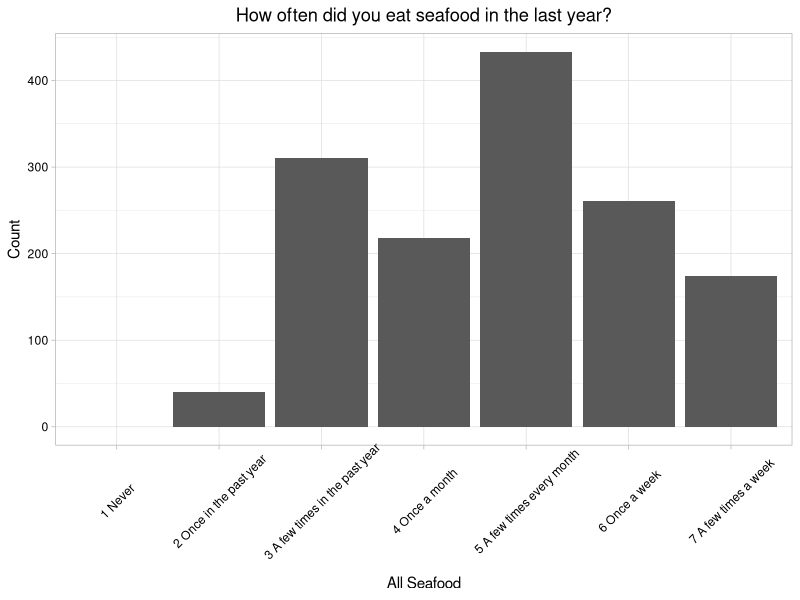
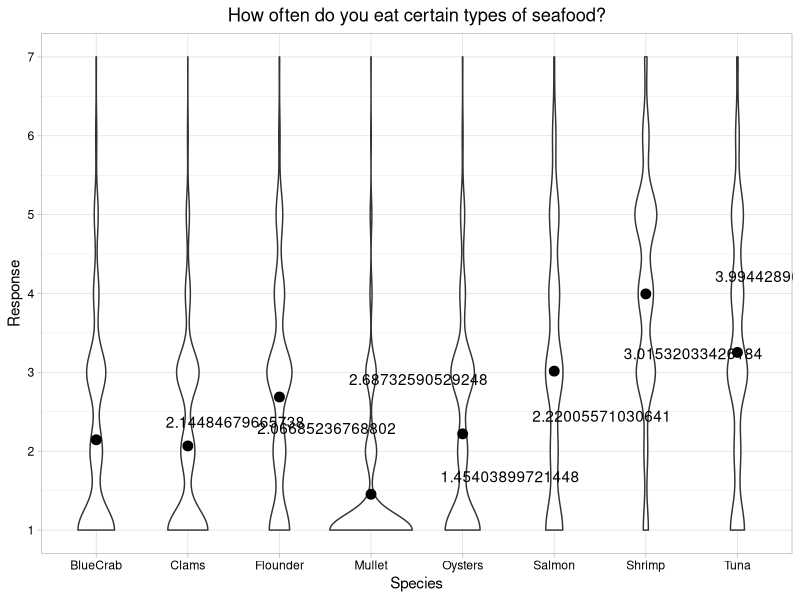
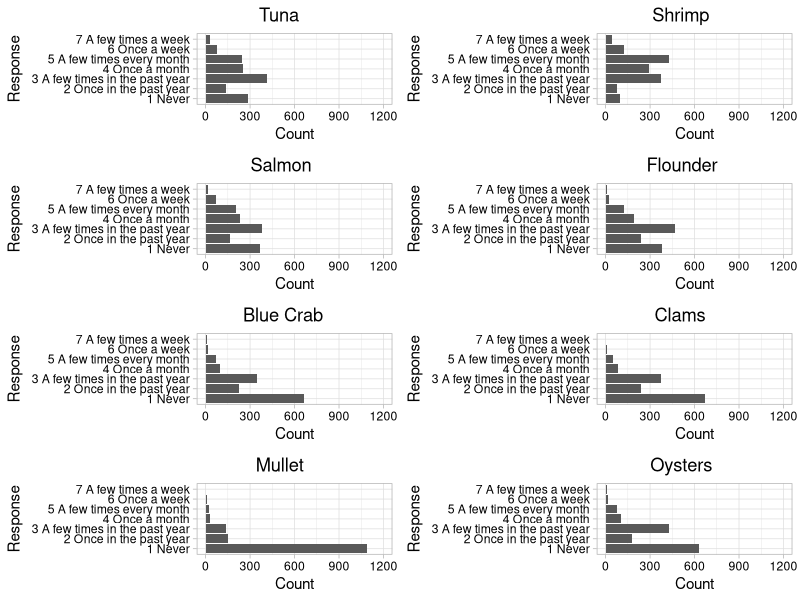
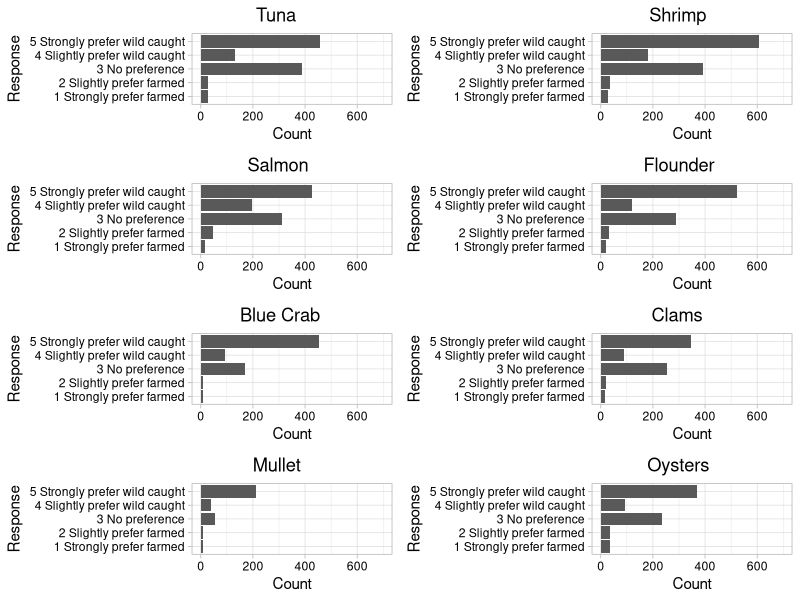
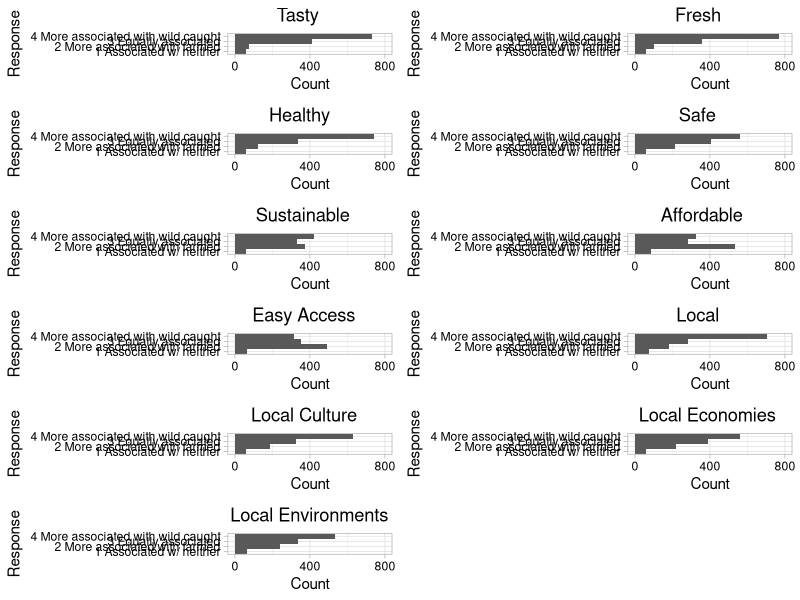
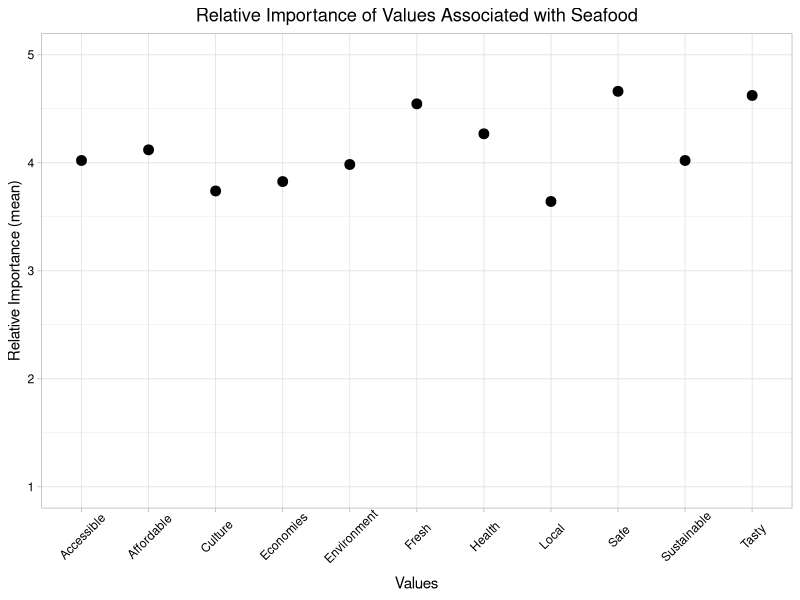

Source code (R) for these figures, in order:
## ---- chunk 1
# Set global options for R chunks
knitr::opts_chunk$set(echo = FALSE, warning = FALSE, message = FALSE)

# Set your working directory

# Load your packages
library(tidyverse)
library(ggplot2)
library(reshape2)
library(cowplot)

# Set your ggplot theme
mytheme <- theme_light() +
  theme(axis.text = element_text(color = "black"), 
        legend.position = "top",
        plot.title = element_text(hjust=0.4))
theme_set(mytheme)

# Load your datasets
survey.dat <- read.csv("./Data/Raw/AquacultureSurveyData.csv")

## ---- chunk 2
freq.gen <- as.data.frame(table(survey.dat$Frequency_General))
freq.gen <- freq.gen %>% 
  rename(Response = Var1) %>% 
  mutate(Response = as.numeric(Response) + 1)
freq.gen[7,] <- c(1,0)

freq.response.meaning <- c("2 Once in the past year", 
                           "3 A few times in the past year",
                           "4 Once a month",
                           "5 A few times every month",
                           "6 Once a week",
                           "7 A few times a week",
                           "1 Never")
freq.gen$Response <- freq.response.meaning

ggplot(data = freq.gen, aes(x = Response, y = Freq)) +
  geom_bar(stat = "identity") +
  labs(x = "All Seafood", y = "Count", title = "How often did you eat seafood in the last year?") +
  theme(axis.text.x = element_text(angle = 45, vjust = 0.6), 
        plot.title = element_text(hjust=0.5))

## ---- chunk 3
# Selecting the relevant columns from the raw data frame
freq.sp <- select(survey.dat, Frequency_Tuna:Frequency_Oysters)

# Wrangling data for violin plot using pivot_longer
freq.sp.pivot <- freq.sp %>% 
  rename(Tuna = Frequency_Tuna,
         Shrimp = Frequency_Shrimp,
         Salmon = Frequency_Salmon,
         Flounder = Frequency_Flounder,
         BlueCrab = Frequency_BlueCrab,
         Clams = Frequency_Clams,
         Mullet = Frequency_Mullet,
         Oysters = Frequency_Oysters) %>% 
  pivot_longer(Tuna:Oysters, names_to = "Species", values_to = "Response") %>% 
  # Eliminating 0s
  mutate(Response = Response + 1)

freq.sp.mean <- freq.sp %>% 
  mutate(Frequency_Tuna = Frequency_Tuna + 1,
         Frequency_Shrimp = Frequency_Shrimp + 1,
         Frequency_Salmon = Frequency_Salmon + 1,
         Frequency_Flounder = Frequency_Flounder + 1,
         Frequency_BlueCrab = Frequency_BlueCrab + 1,
         Frequency_Clams = Frequency_Clams + 1,
         Frequency_Mullet = Frequency_Mullet + 1,
         Frequency_Oysters = Frequency_Oysters + 1) %>% 
  summarize(Tuna = mean(Frequency_Tuna),
            Shrimp = mean(Frequency_Shrimp),
            Salmon = mean(Frequency_Salmon),
            Flounder = mean(Frequency_Flounder),
            BlueCrab = mean(Frequency_BlueCrab),
            Clams = mean(Frequency_Clams),
            Mullet = mean(Frequency_Mullet),
            Oysters = mean(Frequency_Oysters)) %>% 
  pivot_longer(Tuna:Oysters, names_to = "Species", values_to = "Mean")

freq.pivot.violin <- ggplot() +
  geom_violin(data = freq.sp.pivot, aes(x = Species, y = Response)) +
  geom_point(data = freq.sp.mean, aes(x = Species, y = Mean), size = 3) +
  geom_text(data = freq.sp.mean, aes(x = Species, y = Mean, label = Mean), 
            hjust = -0.5, vjust = -1) +
  labs(title = "How often do you eat certain types of seafood?") + 
  scale_y_continuous(limits = c(1,7), breaks = c(1:7)) +
  theme(plot.title = element_text(hjust=0.5))
freq.pivot.violin

## ---- chunk 4
# Frequency of each response per seafood type
freq.sp.Tuna <- as.data.frame(table(freq.sp$Frequency_Tuna))
freq.sp.Shrimp <- as.data.frame(table(freq.sp$Frequency_Shrimp))
freq.sp.Salmon <- as.data.frame(table(freq.sp$Frequency_Salmon))
freq.sp.Flounder <- as.data.frame(table(freq.sp$Frequency_Flounder))
freq.sp.BlueCrab <- as.data.frame(table(freq.sp$Frequency_BlueCrab))
freq.sp.Clams <- as.data.frame(table(freq.sp$Frequency_Clams))
freq.sp.Mullet <- as.data.frame(table(freq.sp$Frequency_Mullet))
freq.sp.Oysters <- as.data.frame(table(freq.sp$Frequency_Oysters))

# Renaming Response column
freq.response.meaning <- c("1 Never", 
                           "2 Once in the past year", 
                           "3 A few times in the past year",
                           "4 Once a month",
                           "5 A few times every month",
                           "6 Once a week",
                           "7 A few times a week")

freq.sp.Tuna$Var1 <- freq.response.meaning
freq.sp.Shrimp$Var1 <- freq.response.meaning
freq.sp.Salmon$Var1 <- freq.response.meaning
freq.sp.Flounder$Var1 <- freq.response.meaning
freq.sp.BlueCrab$Var1 <- freq.response.meaning
freq.sp.Clams$Var1 <- freq.response.meaning
freq.sp.Mullet$Var1 <- freq.response.meaning
freq.sp.Oysters$Var1 <- freq.response.meaning

# Creating bar plots for each seafood type with consistent axes
freq.Tuna.bar <- ggplot(freq.sp.Tuna, aes(y = Var1, x = Freq)) +
  geom_bar(stat = "identity") +
  labs(y = "Response", x = "Count", title = "Tuna") + 
  scale_x_continuous(limits = c(0, 1200), breaks = c(0, 300, 600, 900, 1200))

freq.Shrimp.bar <- ggplot(freq.sp.Shrimp, aes(y = Var1, x = Freq)) +
  geom_bar(stat = "identity") +
  labs(y = "Response", x = "Count", title = "Shrimp") + 
  scale_x_continuous(limits = c(0, 1200), breaks = c(0, 300, 600, 900, 1200))

freq.Salmon.bar <- ggplot(freq.sp.Salmon, aes(y = Var1, x = Freq)) +
  geom_bar(stat = "identity") +
  labs(y = "Response", x = "Count", title = "Salmon") + 
  scale_x_continuous(limits = c(0, 1200), breaks = c(0, 300, 600, 900, 1200))

freq.Flounder.bar <- ggplot(freq.sp.Flounder, aes(y = Var1, x = Freq)) +
  geom_bar(stat = "identity") +
  labs(y = "Response", x = "Count", title = "Flounder") + 
  scale_x_continuous(limits = c(0, 1200), breaks = c(0, 300, 600, 900, 1200))

freq.BlueCrab.bar <- ggplot(freq.sp.BlueCrab, aes(y = Var1, x = Freq)) +
  geom_bar(stat = "identity") +
  labs(y = "Response", x = "Count", title = "Blue Crab") + 
  scale_x_continuous(limits = c(0, 1200), breaks = c(0, 300, 600, 900, 1200))

freq.Clams.bar <- ggplot(freq.sp.Clams, aes(y = Var1, x = Freq)) +
  geom_bar(stat = "identity") +
  labs(y = "Response", x = "Count", title = "Clams") + 
  scale_x_continuous(limits = c(0, 1200), breaks = c(0, 300, 600, 900, 1200))

freq.Mullet.bar <- ggplot(freq.sp.Mullet, aes(y = Var1, x = Freq)) +
  geom_bar(stat = "identity") +
  labs(y = "Response", x = "Count", title = "Mullet") + 
  scale_x_continuous(limits = c(0, 1200), breaks = c(0, 300, 600, 900, 1200))

freq.Oysters.bar <- ggplot(freq.sp.Oysters, aes(y = Var1, x = Freq)) +
  geom_bar(stat = "identity") +
  labs(y = "Response", x = "Count", title = "Oysters") + 
  scale_x_continuous(limits = c(0, 1200), breaks = c(0, 300, 600, 900, 1200))

# 4x2 plot presentation
plot_grid(freq.Tuna.bar, freq.Shrimp.bar, freq.Salmon.bar, freq.Flounder.bar, freq.BlueCrab.bar, freq.Clams.bar, freq.Mullet.bar, freq.Oysters.bar, ncol = 2)

## ---- chunk 5
# Selecting the relevant columns from the raw data frame
pref.sp <- select(survey.dat, Preference_Tuna:Preference_Oysters)

# Frequency of each response per seafood type
pref.sp.Tuna <- as.data.frame(table(pref.sp$Preference_Tuna))
pref.sp.Shrimp <- as.data.frame(table(pref.sp$Preference_Shrimp))
pref.sp.Salmon <- as.data.frame(table(pref.sp$Preference_Salmon))
pref.sp.Flounder <- as.data.frame(table(pref.sp$Preference_Flounder))
pref.sp.BlueCrab <- as.data.frame(table(pref.sp$Preference_BlueCrab))
pref.sp.Clams <- as.data.frame(table(pref.sp$Preference_Clams))
pref.sp.Mullet <- as.data.frame(table(pref.sp$Preference_Mullet))
pref.sp.Oysters <- as.data.frame(table(pref.sp$Preference_Oysters))

# Renaming Response column and removing option 6 "I don't know"
pref.response.meaning <- c("5 Strongly prefer wild caught", 
                           "4 Slightly prefer wild caught", 
                           "3 No preference",
                           "2 Slightly prefer farmed",
                           "1 Strongly prefer farmed")

pref.sp.Tuna <- pref.sp.Tuna[-c(6),]
pref.sp.Tuna$Var1 <- pref.response.meaning
pref.sp.Shrimp <- pref.sp.Shrimp[-c(6),]
pref.sp.Shrimp$Var1 <- pref.response.meaning
pref.sp.Salmon <- pref.sp.Salmon[-c(6),]
pref.sp.Salmon$Var1 <- pref.response.meaning
pref.sp.Flounder <- pref.sp.Flounder[-c(6),]
pref.sp.Flounder$Var1 <- pref.response.meaning
pref.sp.BlueCrab <- pref.sp.BlueCrab[-c(6),]
pref.sp.BlueCrab$Var1 <- pref.response.meaning
pref.sp.Clams <- pref.sp.Clams[-c(6),]
pref.sp.Clams$Var1 <- pref.response.meaning
pref.sp.Mullet <- pref.sp.Mullet[-c(6),]
pref.sp.Mullet$Var1 <- pref.response.meaning
pref.sp.Oysters <- pref.sp.Oysters[-c(6),]
pref.sp.Oysters$Var1 <- pref.response.meaning

# Creating bar plots for each seafood type with consistent axes
pref.Tuna.bar <- ggplot(pref.sp.Tuna, aes(y = Var1, x = Freq)) +
  geom_bar(stat = "identity") +
  labs(y = "Response", x = "Count", title = "Tuna") + 
  scale_x_continuous(limits = c(0, 700), breaks = c(0, 200, 400, 600))

pref.Shrimp.bar <- ggplot(pref.sp.Shrimp, aes(y = Var1, x = Freq)) +
  geom_bar(stat = "identity") +
  labs(y = "Response", x = "Count", title = "Shrimp") + 
  scale_x_continuous(limits = c(0, 700), breaks = c(0, 200, 400, 600))

pref.Salmon.bar <- ggplot(pref.sp.Salmon, aes(y = Var1, x = Freq)) +
  geom_bar(stat = "identity") +
  labs(y = "Response", x = "Count", title = "Salmon") + 
  scale_x_continuous(limits = c(0, 700), breaks = c(0, 200, 400, 600))

pref.Flounder.bar <- ggplot(pref.sp.Flounder, aes(y = Var1, x = Freq)) +
  geom_bar(stat = "identity") +
  labs(y = "Response", x = "Count", title = "Flounder") + 
  scale_x_continuous(limits = c(0, 700), breaks = c(0, 200, 400, 600))

pref.BlueCrab.bar <- ggplot(pref.sp.BlueCrab, aes(y = Var1, x = Freq)) +
  geom_bar(stat = "identity") +
  labs(y = "Response", x = "Count", title = "Blue Crab") + 
  scale_x_continuous(limits = c(0, 700), breaks = c(0, 200, 400, 600))

pref.Clams.bar <- ggplot(pref.sp.Clams, aes(y = Var1, x = Freq)) +
  geom_bar(stat = "identity") +
  labs(y = "Response", x = "Count", title = "Clams") + 
  scale_x_continuous(limits = c(0, 700), breaks = c(0, 200, 400, 600))

pref.Mullet.bar <- ggplot(pref.sp.Mullet, aes(y = Var1, x = Freq)) +
  geom_bar(stat = "identity") +
  labs(y = "Response", x = "Count", title = "Mullet") + 
  scale_x_continuous(limits = c(0, 700), breaks = c(0, 200, 400, 600))

pref.Oysters.bar <- ggplot(pref.sp.Oysters, aes(y = Var1, x = Freq)) +
  geom_bar(stat = "identity") +
  labs(y = "Response", x = "Count", title = "Oysters") + 
  scale_x_continuous(limits = c(0, 700), breaks = c(0, 200, 400, 600))

# 4x2 plot presentation
plot_grid(pref.Tuna.bar, pref.Shrimp.bar, pref.Salmon.bar, pref.Flounder.bar, pref.BlueCrab.bar, pref.Clams.bar, pref.Mullet.bar, pref.Oysters.bar, ncol = 2)
## ---- chunk 6
# Selecting the relevant columns from the raw data frame
qual.sp <- select(survey.dat, Qualities_Healthy:Qualities_Fresh)

# Frequency of each response per quality
qual.sp.Healthy <- as.data.frame(table(qual.sp$Qualities_Healthy))
qual.sp.Local <- as.data.frame(table(qual.sp$Qualities_Local))
qual.sp.Safe <- as.data.frame(table(qual.sp$Qualities_Safe))
qual.sp.Local_Economies <- as.data.frame(table(qual.sp$Qualities_Local_Economies))
qual.sp.Tasty <- as.data.frame(table(qual.sp$Qualities_Tasty))
qual.sp.Affordable <- as.data.frame(table(qual.sp$Qualities_Affordable))
qual.sp.Local_Culture <- as.data.frame(table(qual.sp$Qualities_Local_Culture))
qual.sp.Sustainable <- as.data.frame(table(qual.sp$Qualities_Sustainable))
qual.sp.Easy_Access <- as.data.frame(table(qual.sp$Qualities_Easy_Access))
qual.sp.Local_Environments <- as.data.frame(table(qual.sp$Qualities_Local_Environments))
qual.sp.Fresh <- as.data.frame(table(qual.sp$Qualities_Fresh))

# Renaming Response column and removing option 5 "I don't know"
qual.response.meaning <- c("4 More associated with wild caught", 
                           "3 Equally associated", 
                           "2 More associated with farmed",
                           "1 Associated w/ neither")

qual.sp.Healthy <- qual.sp.Healthy[-c(5),]
qual.sp.Healthy$Var1 <- qual.response.meaning
qual.sp.Local <- qual.sp.Local[-c(5),]
qual.sp.Local$Var1 <- qual.response.meaning
qual.sp.Safe <- qual.sp.Safe[-c(5),]
qual.sp.Safe$Var1 <- qual.response.meaning
qual.sp.Local_Economies <- qual.sp.Local_Economies[-c(5),]
qual.sp.Local_Economies$Var1 <- qual.response.meaning
qual.sp.Tasty <- qual.sp.Tasty[-c(5),]
qual.sp.Tasty$Var1 <- qual.response.meaning
qual.sp.Affordable <- qual.sp.Affordable[-c(5),]
qual.sp.Affordable$Var1 <- qual.response.meaning
qual.sp.Local_Culture <- qual.sp.Local_Culture[-c(5),]
qual.sp.Local_Culture$Var1 <- qual.response.meaning
qual.sp.Sustainable <- qual.sp.Sustainable[-c(5),]
qual.sp.Sustainable$Var1 <- qual.response.meaning
qual.sp.Easy_Access <- qual.sp.Easy_Access[-c(5),]
qual.sp.Easy_Access$Var1 <- qual.response.meaning
qual.sp.Local_Environments <- qual.sp.Local_Environments[-c(5),]
qual.sp.Local_Environments$Var1 <- qual.response.meaning
qual.sp.Fresh <- qual.sp.Fresh[-c(5),]
qual.sp.Fresh$Var1 <- qual.response.meaning

# Creating bar plots for each quality with consistent axes
qual.Healthy.bar <- ggplot(qual.sp.Healthy, aes(y = Var1, x = Freq)) +
  geom_bar(stat = "identity") +
  labs(y = "Response", x = "Count", title = "Healthy") + 
  scale_x_continuous(limits = c(0, 800), breaks = c(0, 400, 800))

qual.Local.bar <- ggplot(qual.sp.Local, aes(y = Var1, x = Freq)) +
  geom_bar(stat = "identity") +
  labs(y = "Response", x = "Count", title = "Local") + 
  scale_x_continuous(limits = c(0, 800), breaks = c(0, 400, 800))

qual.Safe.bar <- ggplot(qual.sp.Safe, aes(y = Var1, x = Freq)) +
  geom_bar(stat = "identity") +
  labs(y = "Response", x = "Count", title = "Safe") + 
  scale_x_continuous(limits = c(0, 800), breaks = c(0, 400, 800))

qual.Local_Economies.bar <- ggplot(qual.sp.Local_Economies, aes(y = Var1, x = Freq)) +
  geom_bar(stat = "identity") +
  labs(y = "Response", x = "Count", title = "Local Economies") + 
  scale_x_continuous(limits = c(0, 800), breaks = c(0, 400, 800))

qual.Tasty.bar <- ggplot(qual.sp.Tasty, aes(y = Var1, x = Freq)) +
  geom_bar(stat = "identity") +
  labs(y = "Response", x = "Count", title = "Tasty") + 
  scale_x_continuous(limits = c(0, 800), breaks = c(0, 400, 800))

qual.Affordable.bar <- ggplot(qual.sp.Affordable, aes(y = Var1, x = Freq)) +
  geom_bar(stat = "identity") +
  labs(y = "Response", x = "Count", title = "Affordable") + 
  scale_x_continuous(limits = c(0, 800), breaks = c(0, 400, 800))

qual.Local_Culture.bar <- ggplot(qual.sp.Local_Culture, aes(y = Var1, x = Freq)) +
  geom_bar(stat = "identity") +
  labs(y = "Response", x = "Count", title = "Local Culture") + 
  scale_x_continuous(limits = c(0, 800), breaks = c(0, 400, 800))

qual.Sustainable.bar <- ggplot(qual.sp.Sustainable, aes(y = Var1, x = Freq)) +
  geom_bar(stat = "identity") +
  labs(y = "Response", x = "Count", title = "Sustainable") + 
  scale_x_continuous(limits = c(0, 800), breaks = c(0, 400, 800))

qual.Easy_Access.bar <- ggplot(qual.sp.Easy_Access, aes(y = Var1, x = Freq)) +
  geom_bar(stat = "identity") +
  labs(y = "Response", x = "Count", title = "Easy Access") + 
  scale_x_continuous(limits = c(0, 800), breaks = c(0, 400, 800))

qual.Local_Environments.bar <- ggplot(qual.sp.Local_Environments, aes(y = Var1, x = Freq)) +
  geom_bar(stat = "identity") +
  labs(y = "Response", x = "Count", title = "Local Environments") + 
  scale_x_continuous(limits = c(0, 800), breaks = c(0, 400, 800))

qual.Fresh.bar <- ggplot(qual.sp.Fresh, aes(y = Var1, x = Freq)) +
  geom_bar(stat = "identity") +
  labs(y = "Response", x = "Count", title = "Fresh") + 
  scale_x_continuous(limits = c(0, 800), breaks = c(0, 400, 800))

# 6x2 plot presentation
plot_grid(qual.Tasty.bar, qual.Fresh.bar, qual.Healthy.bar, qual.Safe.bar, qual.Sustainable.bar, qual.Affordable.bar, qual.Easy_Access.bar, qual.Local.bar, qual.Local_Culture.bar, qual.Local_Economies.bar, qual.Local_Environments.bar, ncol = 2)
## ---- chunk 7
importance <- survey.dat %>% 
  select(Importance_Health:Importance_Fresh, Age_corrected, Education, Political_Party) %>% 
   rename(Health = Importance_Health,
         Local = Importance_Local,
         Safe = Importance_Safe,
         Economies = Importance_Local_Economies,
         Tasty = Importance_Tasty,
         Affordable = Importance_Affordable,
         Culture = Importance_Local_Culture,
         Sustainable = Importance_Sustainable,
         Accessibility = Importance_Easy_Access,
         Environment = Importance_Local_Environments,
         Fresh = Importance_Fresh,
         Age = Age_corrected)

columnnames <- c("Age", "Education", "Political_Party")
importance[columnnames] <- lapply(importance[columnnames], factor)

import.summary <- importance %>% 
  summarize(Health = mean(Health),
            Local = mean(Local),
            Safe = mean(Safe),
            Economies = mean(Economies),
            Tasty = mean(Tasty),
            Affordable = mean(Affordable),
            Culture = mean(Culture),
            Sustainable = mean(Sustainable),
            Accessible = mean(Accessibility),
            Environment = mean(Environment),
            Fresh = mean(Fresh)) %>% 
  pivot_longer(Health:Fresh, names_to = "Value", values_to = "Mean")

ggplot(import.summary, aes(x = Value, y = Mean)) +
  geom_point(size = 3) +
  scale_y_continuous(limits = c(1,5)) +
  theme(axis.text.x = element_text(angle = 45, vjust = 0.65), 
        plot.title = element_text(hjust=0.5)) +
  labs(title = "Relative Importance of Values Associated with Seafood", 
       y = "Relative Importance (mean)", 
       x = "Values")
## ---- chunk 8
# Creating separate dataframes per variable to eliminate unwanted rows
demo.age <- importance %>% 
  filter(Age != 8)

demo.ed <- importance %>% 
  filter(Education != 8)

demo.party <- importance %>% 
  filter(Political_Party == 1 | Political_Party == 2)
## ---- chunk 9
fresh.lm.age <- lm(data = demo.age, Fresh ~ Age)
summary(fresh.lm.age) 

fresh.lm.education <- lm(data = demo.ed, Fresh ~ Education)
summary(fresh.lm.education)

fresh.lm.political <- lm(data = demo.party, Fresh ~ Political_Party)
summary(fresh.lm.political)
## ---- chunk 10
local.lm.age <- lm(data = demo.age, Local ~ Age)
summary(local.lm.age) #age 6 cares slightly more

local.lm.education <- lm(data = demo.ed, Local ~ Education)
summary(local.lm.education) # ed3 significant

local.lm.political <- lm(data = demo.party, Local ~ Political_Party)
summary(local.lm.political) # no significance
## ---- chunk 11
tasty.lm.age <- lm(data = demo.age, Tasty ~ Age)
summary(tasty.lm.age) #age 6 cares slightly more

tasty.lm.education <- lm(data = demo.ed, Tasty ~ Education)
summary(tasty.lm.education) # ed3 significant

tasty.lm.political <- lm(data = demo.party, Tasty ~ Political_Party)
summary(tasty.lm.political) # no significance
## ---- chunk 12
health.lm.age <- lm(data = demo.age, Health ~ Age)
summary(health.lm.age) #age 6 cares slightly more

health.lm.education <- lm(data = demo.ed, Health ~ Education)
summary(health.lm.education) # ed3 significant

health.lm.political <- lm(data = demo.party, Health ~ Political_Party)
summary(health.lm.political) # no significance
